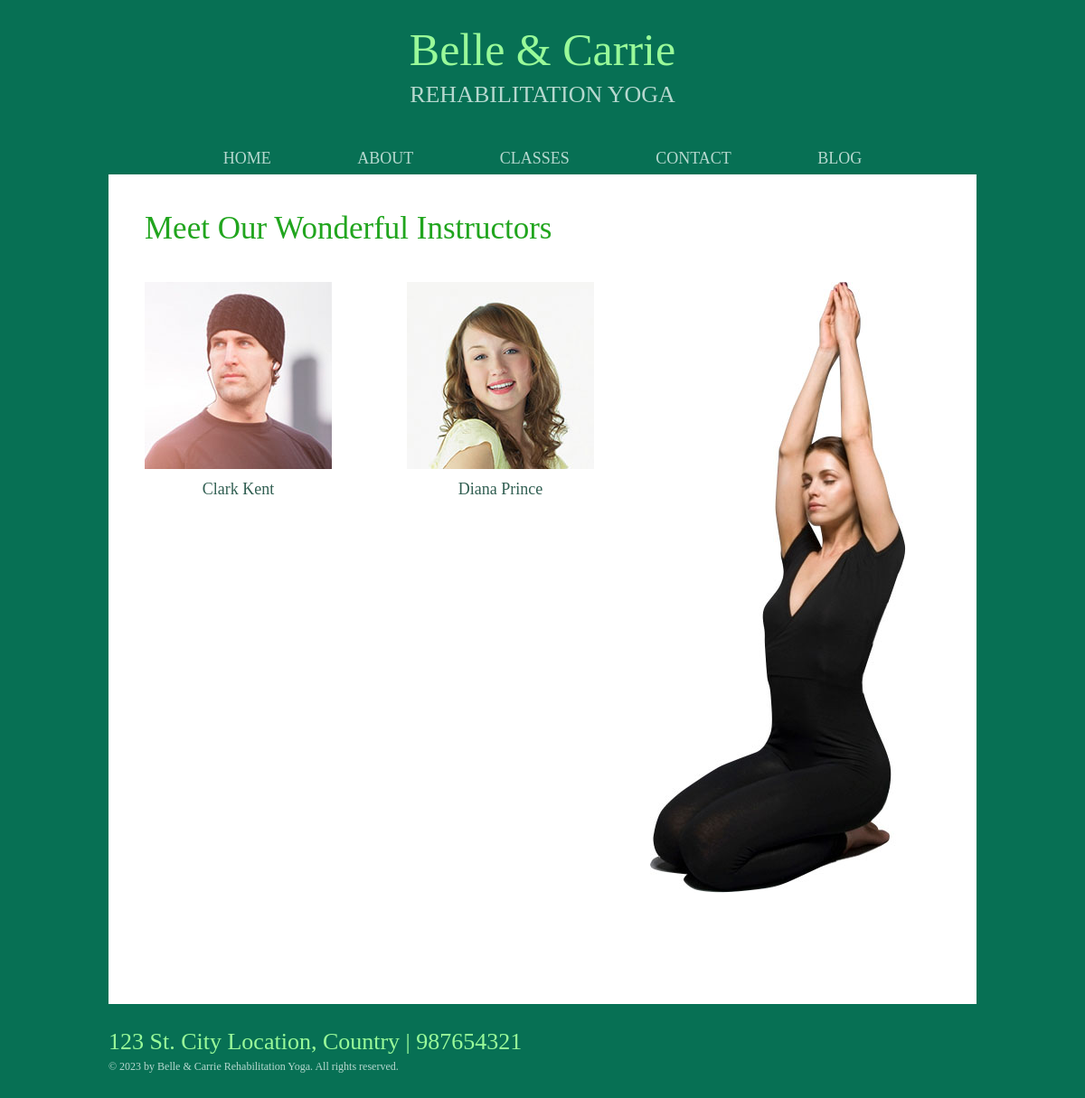
/yoga_classes/instructors/, run on an earlier commit of the app's database.
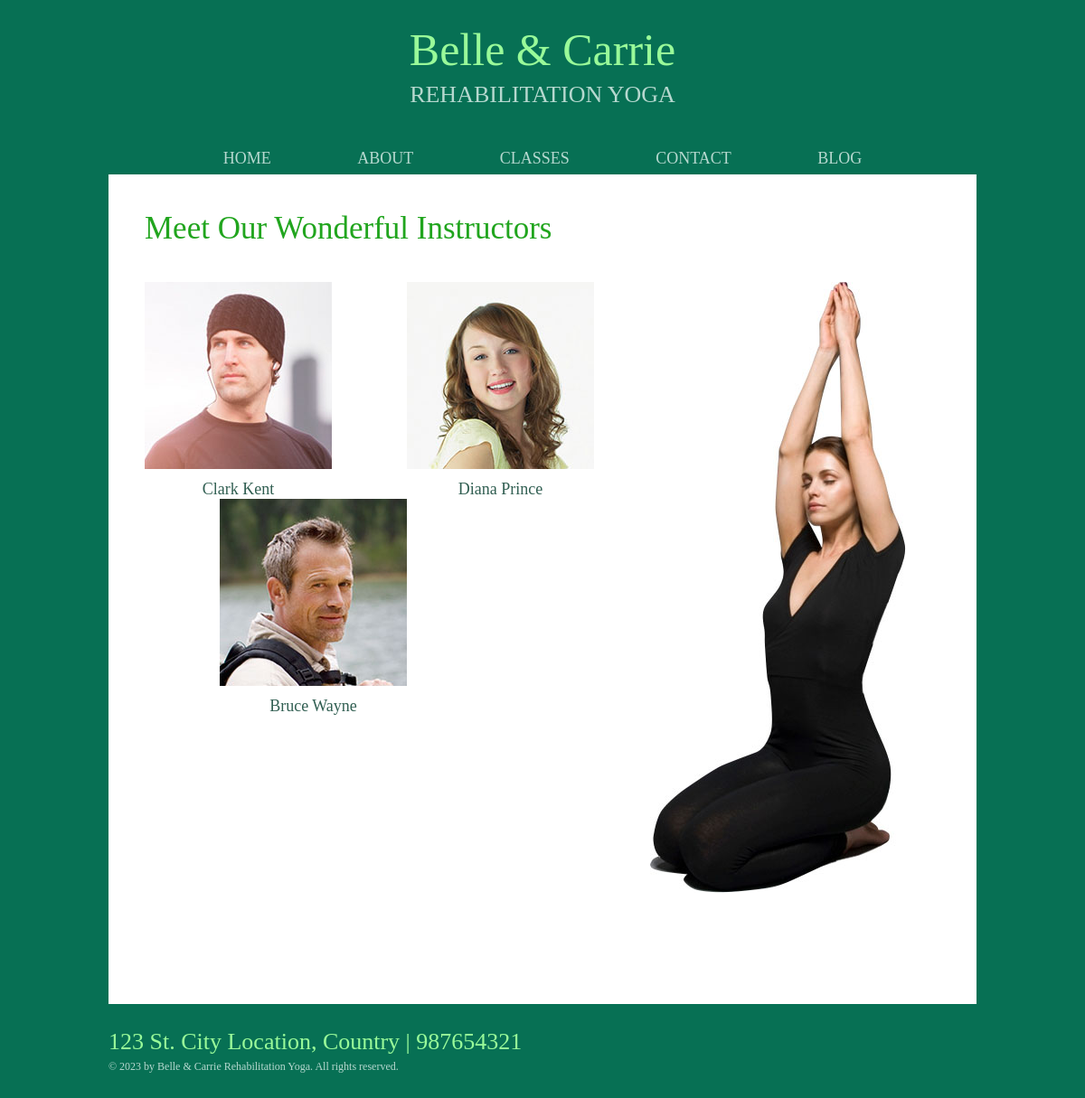
And on a later commit of the database.
### yoga_classes/models.py (models this page shows, shortened)
class Instructor(models.Model):
    instructor_name = models.CharField(max_length=200)
    image = models.ImageField(upload_to='images')

### yoga_classes/views.py (the view)
# urls.py: path('instructors/', views.instructors, name='instructors'),
def instructors(request):
    tutor = Instructor.objects.all()
    return render(request, 'yoga_classes/instructors.html', {'tutor': tutor})

### yoga_classes/templates/yoga_classes/instructors.html (shortened to what this page needs)
{% load static %}
<!DOCTYPE html>
<html>
<head>
	<link rel="stylesheet" href="{% static 'css/style.css' %}">
	<link rel="stylesheet" href="{% static 'css/mobile.css' %}">
</head>
<body>
	<div id="header">
		<h1><a href="{% url 'yoga_home:homepage' %}">Belle &amp; Carrie <span>Rehabilitation Yoga</span></a></h1>
		<ul id="navigation">
			<li>
				<a href="{% url 'yoga_home:homepage' %}">Home</a>
			</li>
			<li>
				<a href="{% url 'yoga_about:about' %}">About</a>
			</li>
			<li>
				<a href="{% url 'yoga_classes:classes' %}">Classes</a>
			</li>
			<li>
				<a href="{% url 'yoga_contact:contact' %}">Contact</a>
			</li>
			<li>
				<a href="{% url 'yoga_blog:blog' %}">Blog</a>
			</li>
		</ul>
	</div>
	<div id="body">
		<h2>Meet Our Wonderful Instructors</h2>
		<div class="content">
			<div>
				<ul class="section">
					{% for tut in tutor %}
					<li>
						<img src="{{tut.image.url}}" alt="yogi">
						<h4>{{tut.instructor_name}}</h4>
					</li>
					{% endfor %}
				</ul>
			</div>
			<img src="{% static 'yoga_classes/media/lady-in-yoga.jpg' %}" alt="lady doing yoga" class="figure">
		</div>
	</div>
	<div id="footer">
		<div>
			<span>123 St. City Location, Country | 987654321</span>
			<p>
				&copy; 2023 by Belle &amp; Carrie Rehabilitation Yoga. All rights reserved.
			</p>
		</div>
		<div id="connect">
			<a href="https://freewebsitetemplates.com/go/facebook/" id="facebook" target="_blank">Facebook</a>
			<a href="https://freewebsitetemplates.com/go/twitter/" id="twitter" target="_blank">Twitter</a>
			<a href="https://freewebsitetemplates.com/go/googleplus/" id="googleplus" target="_blank">Google&#43;</a>
			<a href="https://freewebsitetemplates.com/go/pinterest/" id="pinterest" target="_blank">Pinterest</a>
		</div>
	</div>
</body>
</html>

What changed in the data, as far as the page shows it:
added Instructor: image (picture), instructor_name "Bruce Wayne"
